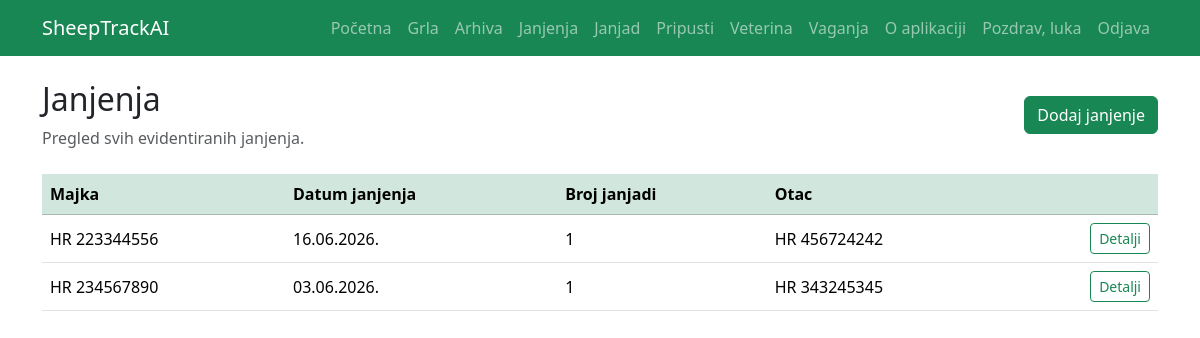
Page /lambing/ (signed in) on the committed database.
### lambing/models.py (models this page shows, shortened)
class Lambing(models.Model):
    mother = models.ForeignKey(
        Sheep,
        on_delete=models.CASCADE,
        related_name="lambings",
        verbose_name="Majka"
    )
    lambing_date = models.DateField(verbose_name="Datum janjenja")
    father_sheep = models.ForeignKey(
        Sheep,
        on_delete=models.SET_NULL,
        null=True,
        blank=True,
        related_name="fathered_lambings",
        verbose_name="Otac iz stada"
    )
    father = models.CharField(
        max_length=12,
        blank=True,
        verbose_name="Otac / ovan izvan stada"
    )
    lamb_count = models.PositiveSmallIntegerField(
        verbose_name="Broj janjadi",
        choices=[
            (1, "1 janje"),
            (2, "2 janjeta"),
            (3, "3 janjeta"),
            (4, "4 janjeta"),
            (5, "5 janjadi"),
        ],
        default=1
    )
    notes = models.TextField(blank=True, verbose_name="Napomena")
    created_at = models.DateTimeField(auto_now_add=True)

### sheep/models.py (models this page shows, shortened)
class Sheep(models.Model):
    BREED_CHOICES = [
        ('CIGAJA', 'Cigaja'),
        ('CRESKA', 'Creska ovca'),
        ('DALMATINSKA_PRAMENKA', 'Dalmatinska pramenka'),
        ('DUBROVACKA_RUDA', 'Dubrovačka ovca – ruda'),
        ('ISTARSKA', 'Istarska ovca'),
        ('KRCKA', 'Krčka ovca'),
        ('LICKA_PRAMENKA', 'Lička pramenka'),
        ('PASKA', 'Paška ovca'),
        ('RAPSKA', 'Rapska ovca'),
        ('ISTOCNOFRIZIJSKA', 'Istočnofrizijska ovca'),
        ('MERINOLANDSCHAF', 'Merinolnadschaf / merinolandšaf'),
        ('ROMANOVSKA', 'Romanovska ovca'),
        ('SOLCAVSKO_JEZERSKA', 'Solčavsko-jezerska ovca'),
        ('SUFFOLK', 'Suffolk / safolk'),
        ('TRAVNICKA_PRAMENKA', 'Travnička / vlašićka / dubska pramenka'),
        ('DORPER', 'Dorper'),
        ('TEXEL', 'Texel / teksel'),
        ('KERRY_HILL', 'Kerry Hill'),
        ('CLUN_FOREST', 'Clun forest'),
        ('KAMERUNSKA', 'Kamerunska ovca'),
        ('BERRICHON_DU_CHER', 'Berrichon du Cher'),
        ('LACAUNE', 'Lacaune / lakon'),
        ('OSTALO', 'Ostalo'),
    ]
    SEX_CHOICES = [
        ('Z', 'Žensko'),
        ('M', 'Muško'),
    ]
    CATEGORY_CHOICES = [
        ('JANJE', 'Janje'),
        ('SILJEZICA', 'Šilježica'),
        ('OVNIC', 'Ovnić'),
        ('OVCA', 'Ovca'),
        ('OVAN', 'Ovan'),
    ]
    STATUS_CHOICES = [
        ('ACTIVE', 'Aktivno'),
        ('SOLD', 'Prodano'),
        ('DEAD', 'Uginulo'),
        ('SLAUGHTERED', 'Zaklano'),
    ]
    farm = models.ForeignKey(
        Farm,
        on_delete=models.CASCADE,
        related_name='sheep'
    )
    eid_number = models.CharField(
        max_length=12,
        unique=True,
        verbose_name="Životni broj"
    )
    breed = models.CharField(
        max_length=50,
        choices=BREED_CHOICES,
        default='SOLCAVSKO_JEZERSKA',
        verbose_name="Pasmina"
    )
    sex = models.CharField(
        max_length=1,
        choices=SEX_CHOICES,
        default='Z',
        verbose_name="Spol"
    )
    birth_date = models.DateField(
        verbose_name="Datum rođenja"
    )
    is_breeding_ram = models.BooleanField(
        default=False,
        verbose_name="Rasplodni ovan"
    )
    category = models.CharField(
        max_length=20,
        choices=CATEGORY_CHOICES,
        default='JANJE',
        verbose_name="Kategorija"
    )
    status = models.CharField(
        max_length=20,
        choices=STATUS_CHOICES,
        default='ACTIVE',
        verbose_name="Status"
    )
    exit_date = models.DateField(
        null=True,
        blank=True,
        verbose_name="Datum izlaska"
    )
    exit_reason = models.TextField(
        blank=True,
        verbose_name="Razlog / napomena izlaska"
    )
    notes = models.TextField(
        blank=True,
        verbose_name="Napomena"
    )
    created_at = models.DateTimeField(
        auto_now_add=True
    )

### lambing/views.py (the view)
# urls.py: path("", lambing_list, name="lambing_list"),
@login_required
def lambing_list(request):
    farm = get_user_farm(request.user)
    lambings = Lambing.objects.none()
    if farm:
        lambings = Lambing.objects.filter(
            mother__farm=farm
        ).select_related(
            "mother",
            "father_sheep"
        ).order_by("-lambing_date")
    return render(request, "lambing/lambing_list.html", {
        "farm": farm,
        "lambings": lambings,
    })

### lambing/views.py (called while the page is built)
def get_user_farm(user):
    return Farm.objects.filter(owner=user).first()

### templates/lambing/lambing_list.html (shortened to what this page needs)
{% extends 'base.html' %}
{% block content %}
<div class="d-flex justify-content-between align-items-center mb-4">
    <div>
        <h2>Janjenja</h2>
        <p class="text-muted mb-0">Pregled svih evidentiranih janjenja.</p>
    </div>
    <a href="{% url 'lambing_create' %}" class="btn btn-success">
        Dodaj janjenje
    </a>
</div>
{% if lambings %}
<div class="table-responsive">
    <table class="table table-hover align-middle">
        <thead class="table-success">
            <tr>
                <th>Majka</th>
                <th>Datum janjenja</th>
                <th>Broj janjadi</th>
                <th>Otac</th>
                <th></th>
            </tr>
        </thead>
        <tbody>
            {% for item in lambings %}
            <tr>
                <td class="text-nowrap">
                    {{ item.mother.eid_number }}
                </td>
                <td>
                    {{ item.lambing_date|date:"d.m.Y." }}
                </td>
                <td>
                    {{ item.lamb_count }}
                </td>
                <td class="text-nowrap">
                    {% if item.father_sheep %}
                        {{ item.father_sheep.eid_number }}
                    {% elif item.father %}
                        {{ item.father }}
                    {% else %}
                        -
                    {% endif %}
                </td>
                <td class="text-end">
                    <a href="{% url 'lambing_detail' item.pk %}"
                       class="btn btn-sm btn-outline-success">
                        Detalji
                    </a>
                </td>
            </tr>
            {% endfor %}
        </tbody>
    </table>
</div>
{% else %}
<div class="alert alert-info">
    Još nema evidentiranih janjenja.
</div>
{% endif %}
{% endblock %}

### templates/base.html (shortened to what this page needs)
<!DOCTYPE html>
<html lang="hr">
<head>
    <link href="https://cdn.jsdelivr.net/npm/bootstrap@5.3.7/dist/css/bootstrap.min.css" rel="stylesheet">
</head>
<body>
<nav class="navbar navbar-expand-lg navbar-dark bg-success">
    <div class="container">
        <a class="navbar-brand" href="/">
            SheepTrackAI
        </a>
        <div class="collapse navbar-collapse" id="navbarNav">
            <ul class="navbar-nav ms-auto">
               <li class="nav-item">
                    <a class="nav-link" href="/">Početna</a>
                </li>
                <li class="nav-item">
                    <a class="nav-link" href="{% url 'sheep_list' %}">Grla</a>
                </li>
                <li class="nav-item">
                    <a class="nav-link" href="{% url 'sheep_archive' %}">Arhiva</a>
                </li>
                <li class="nav-item">
                        <a class="nav-link" href="{% url 'lambing_list' %}">Janjenja</a>
                </li>
                <li class="nav-item">
                    <a class="nav-link" href="{% url 'lamb_list' %}">Janjad</a>
                </li>
                <li class="nav-item">
                    <a class="nav-link" href="{% url 'breeding_list' %}">Pripusti</a>
                </li>
                <li class="nav-item">
                    <a class="nav-link" href="{% url 'veterinary_list' %}">Veterina</a>
                </li>
                <li class="nav-item">
                    <a class="nav-link" href="{% url 'weight_list' %}">Vaganja</a>
                </li>
                <li class="nav-item">
                    <a class="nav-link" href="{% url 'about' %}">O aplikaciji</a>
                </li>
                {% if user.is_authenticated %}
                <li class="nav-item">
                    <span class="nav-link">
                        Pozdrav, {{ user.username }}
                    </span>
                </li>
                <li class="nav-item">
                    <a class="nav-link" href="{% url 'logout' %}">
                        Odjava
                    </a>
                </li>
                {% endif %}
            </ul>
        </div>
    </div>
</nav>
<div class="container mt-4">
    {% block content %}
    {% endblock %}
</div>
</body>
</html>

### rows in the picture
Lambing: mother.eid_number "HR 223344556", lambing_date "16.06.2026.", lamb_count "1", father_sheep.eid_number "HR 456724242"
Lambing: mother.eid_number "HR 234567890", lambing_date "03.06.2026.", lamb_count "1", father "HR 343245345"

### other values in the picture
{{ user.username }} "luka"
